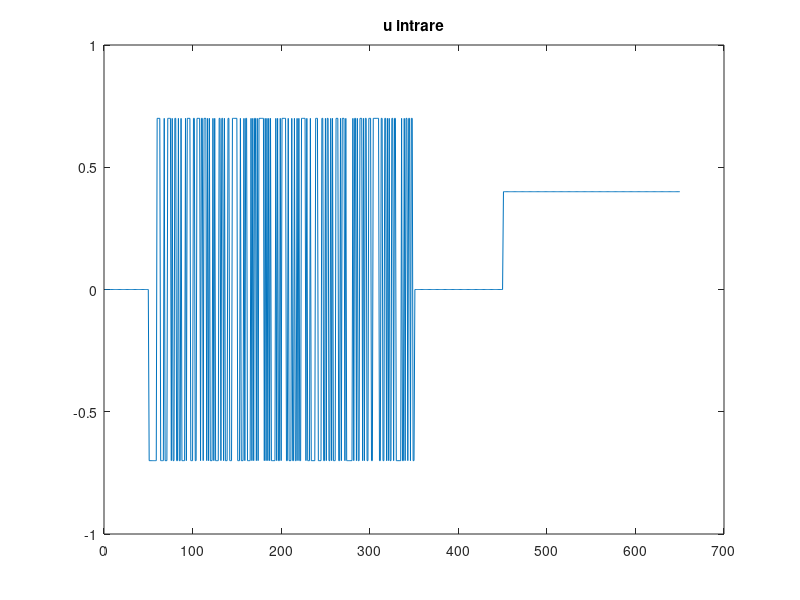
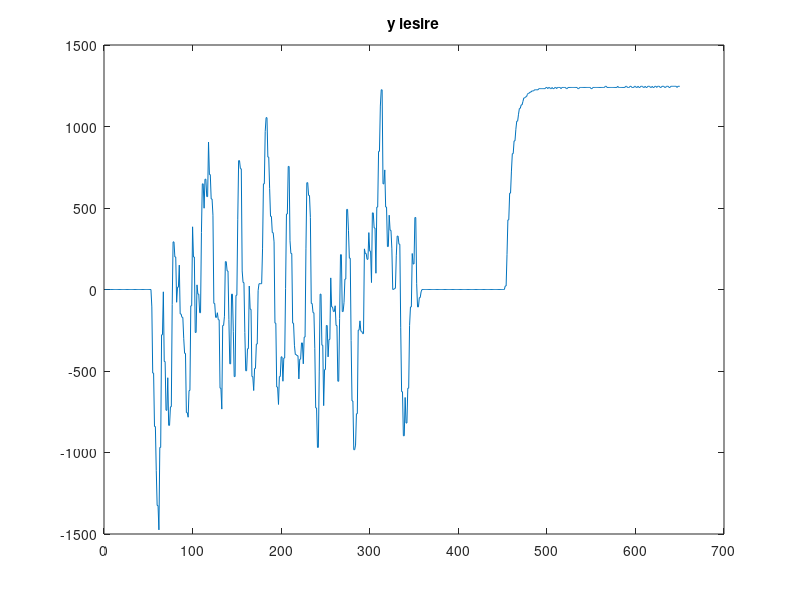

The MATLAB source for these figures, in order: (Note: this script raises an error after producing the figures.)
%L9_RO51_ BistrischiAttila-Roland
close all;clear;clc;
load('setDate.mat');

%x1=50;
x2=400;
y=vel;
x1=1;

figure;
plot(u);title('u intrare');

figure;
plot(y);title('y iesire');

na=7;nb=7;nk=1;

yid=y(x1:x2)';
uid=u(x1:x2);
yval=y((x2+1):end)';
uval=u((x2+1):end);
tval=t((x2+1):end);
Ts=t(2)-t(1);

idqq=iddata(yid,uid,Ts);
model=arx(idqq,[na,nb,nk]);

 figure;
compare(model, idqq);

yhat=lsim(model,uid);


phi=[];
N=length(yhat);
for i=1:N
    for j=1:na
        if i>j
             phi(i,j)=-yhat(i-j);
        else
          phi(i,j)=0;
        end
    end
end

for i=1:N
    for j=1:nb
        if i>j
           phi(i,j+na)=uid(i-j);
        else
          phi(i,j+na)=0;
        end
    end
end

teta=phi\yhat;
A(1)=1;B(1)=0;
A(2:na+1)=teta(1:na);
B(2:nb+1)=teta(na+1:end);

ivmodel=idpoly(A,B,1,1,1,0,Ts);
yhat2=lsim(ivmodel,uval);

figure;
plot(yhat2);
 hold on; plot(yval);




